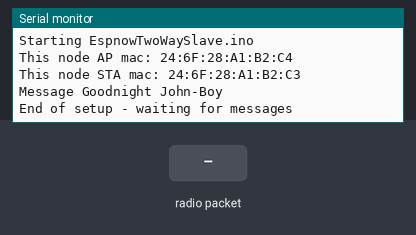
This sketch was run on a simulated ESP8266 (NodeMCU). On the bench: the last lines printed to the serial monitor. The test bench sets the inputs (shaded band).

Above: at 1.2 s.
1.3 s: radio packet "1" arrives
At 1.7 s:
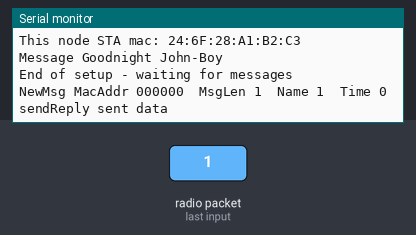
2.8 s: radio packet "0" arrives
At 4.0 s:
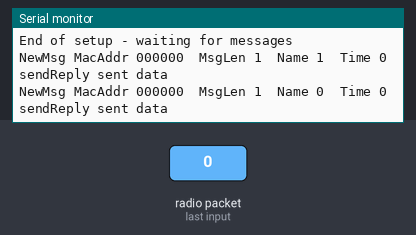
4.3 s: radio packet "2" arrives
At 5.2 s:
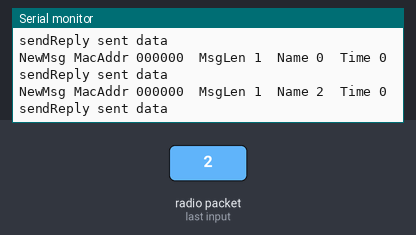

The sketch:

ESPNOW_Two_communications_RECEPTOR.ino
```cpp
// EspnowTwoWaySlave.ino

// a minimal program derived from
//          https://github.com/HarringayMakerSpace/ESP-Now

// This is the program that receives the data and sends a reply. (The Slave)

//=============

#include <ESP8266WiFi.h>
extern "C" {
    #include <espnow.h>
     #include <user_interface.h>
}

// it seems that the mac address needs to be set before setup() is called
//      and the inclusion of user_interface.h facilitates that
//      presumably there is a hidden call to initVariant()

/* Set a private Mac Address
 *  http://serverfault.com/questions/40712/what-range-of-mac-addresses-can-i-safely-use-for-my-virtual-machines
 * Note: the point of setting a specific MAC is so you can replace this Gateway ESP8266 device with a new one
 * and the new gateway will still pick up the remote sensors which are still sending to the old MAC
 */

// uint8_t mac[] = {0xEC, 0xFA, 0xBC, 0xC5, 0xAC, 0xAF}; // mac del Emisor ¿¿??
uint8_t mac[] = {0xA4, 0xCF, 0x12, 0xDF, 0x5A, 0x6B};

//=============

void initVariant() {
  WiFi.mode(WIFI_AP);
  wifi_set_macaddr(SOFTAP_IF, &mac[0]);
}

//==============


#define WIFI_CHANNEL 4

    // keep in sync with slave struct
struct __attribute__((packed)) DataStruct {
    char text[32];
    unsigned int time;
};

DataStruct receivedData;

DataStruct replyData;

//~ uint8_t incomingData[sizeof(receivedData)];


//============

void setup() {
    Serial.begin(115200); Serial.println();
    Serial.println("Starting EspnowTwoWaySlave.ino");

    Serial.print("This node AP mac: "); Serial.println(WiFi.softAPmacAddress());
    Serial.print("This node STA mac: "); Serial.println(WiFi.macAddress());

    if (esp_now_init()!=0) {
        Serial.println("*** ESP_Now init failed");
        while(true) {};
    }
        // role set to COMBO so it can receive and send - not sure this is essential
    esp_now_set_self_role(ESP_NOW_ROLE_COMBO);

    esp_now_register_recv_cb(receiveCallBackFunction);


    strcpy(replyData.text, "Goodnight John-Boy");
    Serial.print("Message "); Serial.println(replyData.text);


    Serial.println("End of setup - waiting for messages");
}

//============

void loop() {

}

//============

void receiveCallBackFunction(uint8_t *senderMac, uint8_t *incomingData, uint8_t len) {
    memcpy(&receivedData, incomingData, sizeof(receivedData));
    Serial.print("NewMsg ");
    Serial.print("MacAddr ");
    for (byte n = 0; n < 6; n++) {
        Serial.print (senderMac[n], HEX);
    }
    Serial.print("  MsgLen ");
    Serial.print(len);
    Serial.print("  Name ");
    Serial.print(receivedData.text);
    Serial.print("  Time ");
    Serial.print(receivedData.time);
    Serial.println();

    sendReply(senderMac);
}

//=============

void sendReply(uint8_t *macAddr) {
        // create a peer with the received mac address
    esp_now_add_peer(macAddr, ESP_NOW_ROLE_COMBO, WIFI_CHANNEL, NULL, 0);

    replyData.time = millis();
    uint8_t byteArray[sizeof(replyData)];
    memcpy(byteArray, &replyData, sizeof(replyData));

    esp_now_send(NULL, byteArray, sizeof(replyData)); // NULL means send to all peers
    Serial.println("sendReply sent data");

        // data sent so delete the peer
    esp_now_del_peer(macAddr);
}
```

Measured:
- after the input at 1.3 s, the serial monitor: prints a new line at once (image 1)
- after the input at 2.8 s, the serial monitor: prints a new line at once (image 2)
- after the input at 4.3 s, the serial monitor: prints a new line at once (image 3)
